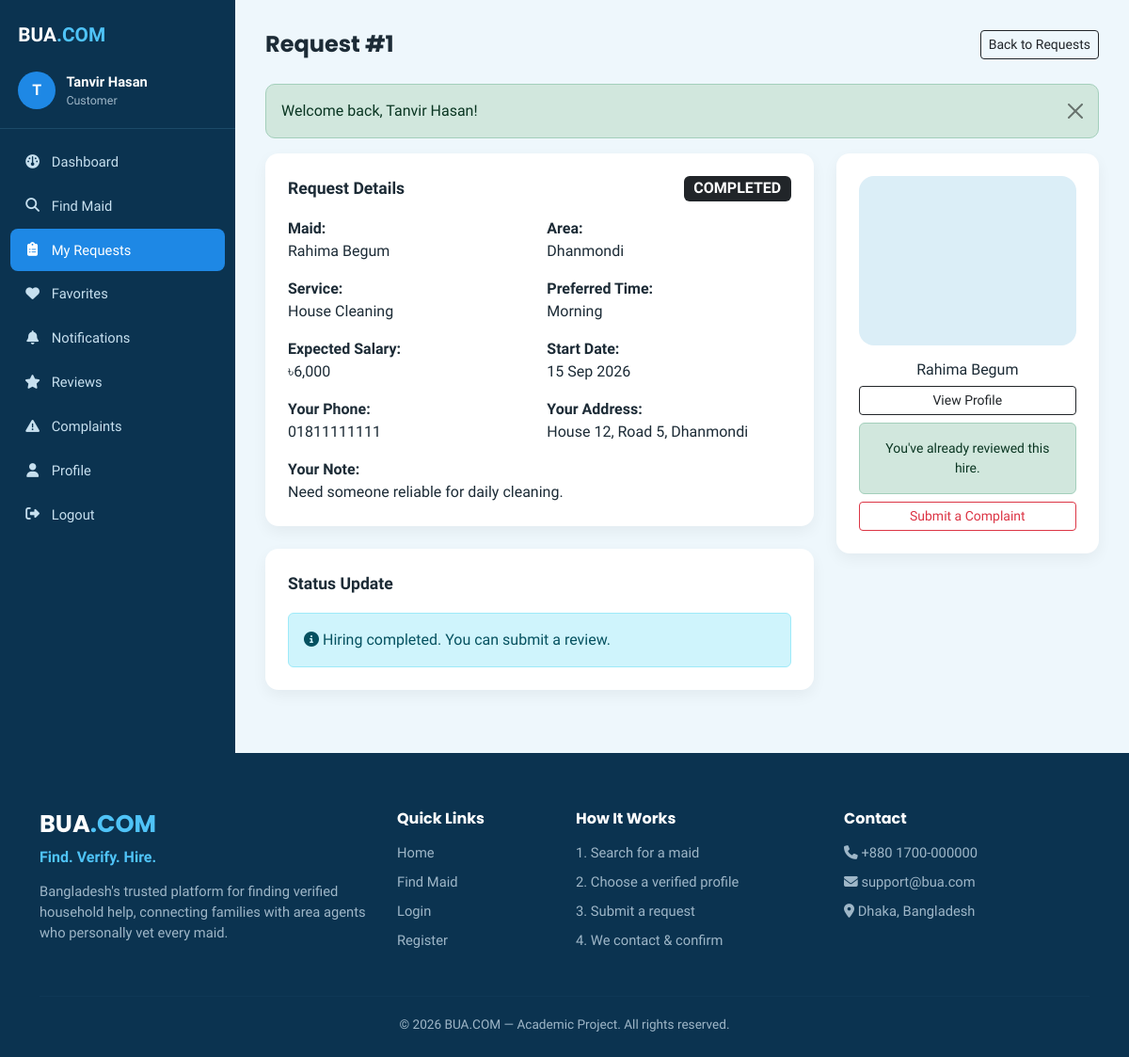
Screenshot of /customer/request-details.php?id=1 (signed in) with the database file from the repository.
### tables this page shows
CREATE TABLE hiring_requests (
    id INT AUTO_INCREMENT PRIMARY KEY,
    customer_id INT NOT NULL,
    maid_id INT NOT NULL,
    service_id INT NOT NULL,
    preferred_time VARCHAR(100) DEFAULT NULL,
    expected_salary DECIMAL(10,2) DEFAULT NULL,
    start_date DATE DEFAULT NULL,
    customer_phone VARCHAR(20) NOT NULL,
    customer_address VARCHAR(255) NOT NULL,
    customer_note TEXT DEFAULT NULL,
    status ENUM('PENDING','CONTACTING_MAID','MAID_CONSIDERING','ACCEPTED','REJECTED','HIRED','COMPLETED','CANCELLED') NOT NULL DEFAULT 'PENDING',
    assigned_admin INT DEFAULT NULL,
    created_at TIMESTAMP DEFAULT CURRENT_TIMESTAMP,
    updated_at TIMESTAMP DEFAULT CURRENT_TIMESTAMP ON UPDATE CURRENT_TIMESTAMP,
    FOREIGN KEY (customer_id) REFERENCES users(id) ON DELETE CASCADE,
    FOREIGN KEY (maid_id) REFERENCES maids(id) ON DELETE CASCADE,
    FOREIGN KEY (service_id) REFERENCES services(id) ON DELETE RESTRICT,
    FOREIGN KEY (assigned_admin) REFERENCES users(id) ON DELETE SET NULL,
    INDEX idx_status (status),
    INDEX idx_customer (customer_id),
    INDEX idx_maid (maid_id)
);

CREATE TABLE maids (
    id INT AUTO_INCREMENT PRIMARY KEY,
    agent_id INT NOT NULL,
    name VARCHAR(100) NOT NULL,
    phone VARCHAR(20) NOT NULL,
    photo VARCHAR(255) DEFAULT NULL,
    area_id INT NOT NULL,
    permanent_district VARCHAR(100) DEFAULT NULL,
    experience_years INT NOT NULL DEFAULT 0,
    expected_salary DECIMAL(10,2) NOT NULL DEFAULT 0,
    working_type ENUM('full_time','part_time','live_in','hourly') NOT NULL DEFAULT 'full_time',
    preferred_time VARCHAR(100) DEFAULT NULL,
    current_households INT NOT NULL DEFAULT 0,
    availability ENUM('available','busy','unavailable') NOT NULL DEFAULT 'available',
    status ENUM('active','inactive') NOT NULL DEFAULT 'active',
    created_at TIMESTAMP DEFAULT CURRENT_TIMESTAMP,
    updated_at TIMESTAMP DEFAULT CURRENT_TIMESTAMP ON UPDATE CURRENT_TIMESTAMP,
    FOREIGN KEY (agent_id) REFERENCES users(id) ON DELETE CASCADE,
    FOREIGN KEY (area_id) REFERENCES areas(id) ON DELETE RESTRICT,
    INDEX idx_availability (availability),
    INDEX idx_area (area_id),
    INDEX idx_salary (expected_salary),
    INDEX idx_experience (experience_years)
);

CREATE TABLE areas (
    id INT AUTO_INCREMENT PRIMARY KEY,
    area_name VARCHAR(100) NOT NULL UNIQUE,
    status ENUM('active','inactive') NOT NULL DEFAULT 'active',
    created_at TIMESTAMP DEFAULT CURRENT_TIMESTAMP
);

CREATE TABLE services (
    id INT AUTO_INCREMENT PRIMARY KEY,
    service_name VARCHAR(100) NOT NULL UNIQUE,
    status ENUM('active','inactive') NOT NULL DEFAULT 'active',
    created_at TIMESTAMP DEFAULT CURRENT_TIMESTAMP
);

### config/functions.php (called while the page is built, shortened)
<?php
require_once __DIR__ . '/auth.php';
function clean(?string $value): string
{
    return htmlspecialchars(trim($value ?? ''), ENT_QUOTES, 'UTF-8');
}
function maidPhotoUrl(?string $photo): string
{
    if (empty($photo)) {
        return baseUrl() . '/assets/images/default-maid.png';
    }
    return baseUrl() . '/assets/uploads/maids/' . rawurlencode($photo);
}
function statusBadgeClass(string $status): string
{
    return match ($status) {
        'PENDING' => 'bg-secondary',
        'CONTACTING_MAID' => 'bg-info text-dark',
        'MAID_CONSIDERING' => 'bg-warning text-dark',
        'ACCEPTED' => 'bg-primary',
        'HIRED' => 'bg-success',
        'COMPLETED' => 'bg-dark',
        'REJECTED', 'CANCELLED' => 'bg-danger',
        'VERIFIED' => 'bg-success',
        'UNDER_REVIEW' => 'bg-warning text-dark',
        'RESOLVED' => 'bg-success',
        default => 'bg-secondary',
    };
}
function formatMoney(float $amount): string
{
    return '৳' . number_format($amount, 0);
}

### config/auth.php (called while the page is built, shortened)
<?php
function baseUrl(): string
{
    $scriptDir = str_replace('\\', '/', dirname($_SERVER['SCRIPT_NAME']));
    $root = preg_replace('#/(customer|agent|admin)$#', '', $scriptDir);
    return rtrim($root, '/');
}

### customer/request-details.php (the view, shortened to what this page needs)
<?php
require_once __DIR__ . '/../config/functions.php';
$db = Database::getConnection();
$uid = currentUserId();
$requestId = (int) ($_GET['id'] ?? 0);
$stmt = $db->prepare('
    SELECT hr.*, m.name AS maid_name, m.photo, a.area_name, s.service_name
    FROM hiring_requests hr
    JOIN maids m ON m.id = hr.maid_id
    JOIN areas a ON a.id = m.area_id
    JOIN services s ON s.id = hr.service_id
    WHERE hr.id = ? AND hr.customer_id = ?
');
$stmt->execute([$requestId, $uid]);
$request = $stmt->fetch();
$stmt = $db->prepare('SELECT id FROM reviews WHERE request_id = ?');
$stmt->execute([$requestId]);
$hasReview = (bool) $stmt->fetch();
$statusTimeline = [
    'PENDING' => 'Request submitted, awaiting admin action.',
    'CONTACTING_MAID' => 'Our admin is currently contacting the maid.',
    'MAID_CONSIDERING' => 'The maid is considering the offer.',
    'ACCEPTED' => 'The maid is available for your requested work.',
    'REJECTED' => 'Unfortunately, the maid is not available.',
    'HIRED' => 'Your hiring request has been confirmed.',
    'COMPLETED' => 'Hiring completed. You can submit a review.',
    'CANCELLED' => 'This request has been cancelled.',
];
include __DIR__ . '/../includes/header.php';
?>
<div class="dashboard-wrapper">
    <?php include __DIR__ . '/../includes/sidebar.php'; ?>
    <main class="dashboard-main">
        <div class="dashboard-topbar">
            <h1>Request #<?= (int) $request['id'] ?></h1>
            <a href="my-requests.php" class="btn btn-outline-dark btn-sm">Back to Requests</a>
        </div>
        <?php include __DIR__ . '/../includes/alerts.php'; ?>
        <div class="row g-4">
            <div class="col-lg-8">
                <div class="panel">
                    <div class="d-flex justify-content-between align-items-start">
                        <div class="panel-title">Request Details</div>
                        <span class="badge <?= statusBadgeClass($request['status']) ?> fs-6"><?= clean($request['status']) ?></span>
                    </div>
                    <div class="row g-3">
                        <div class="col-md-6"><strong>Maid:</strong><br><?= clean($request['maid_name']) ?></div>
                        <div class="col-md-6"><strong>Area:</strong><br><?= clean($request['area_name']) ?></div>
                        <div class="col-md-6"><strong>Service:</strong><br><?= clean($request['service_name']) ?></div>
                        <div class="col-md-6"><strong>Preferred Time:</strong><br><?= clean($request['preferred_time'] ?: '-') ?></div>
                        <div class="col-md-6"><strong>Expected Salary:</strong><br><?= $request['expected_salary'] ? formatMoney((float)$request['expected_salary']) : '-' ?></div>
                        <div class="col-md-6"><strong>Start Date:</strong><br><?= $request['start_date'] ? date('d M Y', strtotime($request['start_date'])) : '-' ?></div>
                        <div class="col-md-6"><strong>Your Phone:</strong><br><?= clean($request['customer_phone']) ?></div>
                        <div class="col-md-6"><strong>Your Address:</strong><br><?= clean($request['customer_address']) ?></div>
                        <div class="col-12"><strong>Your Note:</strong><br><?= clean($request['customer_note'] ?: '-') ?></div>
                    </div>
                </div>
                <div class="panel">
                    <div class="panel-title">Status Update</div>
                    <div class="alert alert-info mb-0"><i class="fa-solid fa-circle-info"></i> <?= clean($statusTimeline[$request['status']] ?? '') ?></div>
                </div>
            </div>
            <div class="col-lg-4">
                <div class="panel text-center">
                    <img src="<?= maidPhotoUrl($request['photo']) ?>" class="rounded-4 mb-3" style="width:100%;height:180px;object-fit:cover;">
                    <h6><?= clean($request['maid_name']) ?></h6>
                    <a href="maid-profile.php?id=<?= (int) $request['maid_id'] ?>" class="btn btn-outline-dark btn-sm w-100 mb-2">View Profile</a>
                    <?php if ($request['status'] === 'COMPLETED' && !$hasReview): ?>
                        <a href="reviews.php?request_id=<?= (int) $request['id'] ?>" class="btn btn-brand btn-sm w-100 mb-2">Leave a Review</a>
                    <?php elseif ($hasReview): ?>
                        <div class="alert alert-success small mb-2">You've already reviewed this hire.</div>
                    <?php endif; ?>
                    <a href="complaints.php?maid_id=<?= (int) $request['maid_id'] ?>&request_id=<?= (int) $request['id'] ?>" class="btn btn-outline-danger btn-sm w-100">Submit a Complaint</a>
                </div>
            </div>
        </div>
    </main>
</div>
<?php include __DIR__ . '/../includes/footer.php'; ?>

### assets/css/style.css (style rules this page uses)
:root { --bua-dark: #0b3350; --bua-dark-2: #124267; --bua-accent: #1e88e5; --bua-accent-2: #4fc3f7; --bua-cream: #eef7fc; --bua-tan: #cfe9f5; --bua-text-muted: #9fb7c8; --bua-success: #2f9e57; --bua-radius: 14px; }
* { box-sizing: border-box; }
body { font-family: 'Hind Siliguri', 'Poppins', sans-serif; background: var(--bua-cream); color: #1c2b36; }
h1, h2, h3, h4, h5, .brand-font { font-family: 'Poppins', sans-serif; font-weight: 700; }
a { text-decoration: none; }
.dashboard-wrapper { display: flex; min-height: 100vh; background: #eef7fc; }
.dashboard-main { flex: 1; padding: 2rem; max-width: 100%; overflow-x: hidden; }
.dashboard-topbar { display: flex; justify-content: space-between; align-items: center; margin-bottom: 1.6rem; }
.dashboard-topbar h1 { font-size: 1.5rem; margin: 0; }
.panel { background: #fff; border-radius: var(--bua-radius); padding: 1.5rem; box-shadow: 0 6px 16px rgba(0,0,0,.05); margin-bottom: 1.5rem; }
.panel-title { font-weight: 700; font-size: 1.1rem; margin-bottom: 1.1rem; }

### rows the page displays
hiring_requests: id "1", status "COMPLETED", maid.name "Rahima Begum", areas.area_name "Dhanmondi", service.service_name "House Cleaning", preferred_time "Morning", expected_salary "৳6,000", start_date "15 Sep 2026", customer_phone "01811111111", customer_address "House 12, Road 5, Dhanmondi", customer_note "Need someone reliable for daily cleaning.", status "Hiring completed. You can submit a review."

### other values shown
substr(currentUserName() ?? 'U', 0, 1) "T"
currentUserName() "Tanvir Hasan"
$role "Customer"
$label "Dashboard Find Maid My Requests Favorites Notifications Reviews Complaints Profile"
$f['message'] "Welcome back, Tanvir Hasan!"
